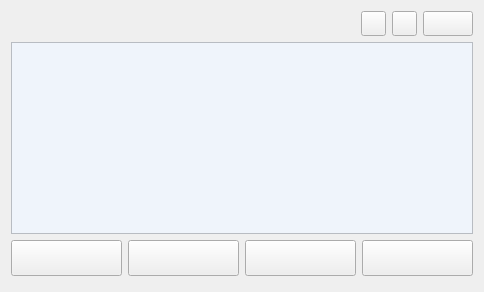
      <widget class="QWidget" name="tab_observation">
       <attribute name="title">
        <string>Observations</string>
       </attribute>
       <layout class="QVBoxLayout" name="verticalLayout_3">
        <item>
         <layout class="QHBoxLayout" name="horizontalLayout_17">
          <item>
           <spacer name="horizontalSpacer_5">
            <property name="orientation">
             <enum>Qt::Horizontal</enum>
            </property>
            <property name="sizeType">
             <enum>QSizePolicy::Fixed</enum>
            </property>
            <property name="sizeHint" stdset="0">
             <size>
              <width>350</width>
              <height>20</height>
             </size>
            </property>
           </spacer>
          </item>
          <item>
           <widget class="QPushButton" name="btnAddObservation">
            <property name="enabled">
             <bool>true</bool>
            </property>
            <property name="sizePolicy">
             <sizepolicy hsizetype="Fixed" vsizetype="Fixed">
              <horstretch>0</horstretch>
              <verstretch>0</verstretch>
             </sizepolicy>
            </property>
            <property name="minimumSize">
             <size>
              <width>25</width>
              <height>25</height>
             </size>
            </property>
            <property name="maximumSize">
             <size>
              <width>25</width>
              <height>25</height>
             </size>
            </property>
            <property name="toolTip">
             <string>Ajout d'une observation</string>
            </property>
            <property name="text">
             <string/>
            </property>
            <property name="icon">
             <iconset resource="resourcesGeolimi.qrc">
              <normaloff>:/plugins/geolimi/icons/list-add.png</normaloff>:/plugins/geolimi/icons/list-add.png</iconset>
            </property>
           </widget>
          </item>
          <item>
           <widget class="QPushButton" name="btnDeleteObservation">
            <property name="enabled">
             <bool>true</bool>
            </property>
            <property name="sizePolicy">
             <sizepolicy hsizetype="Fixed" vsizetype="Fixed">
              <horstretch>0</horstretch>
              <verstretch>0</verstretch>
             </sizepolicy>
            </property>
            <property name="minimumSize">
             <size>
              <width>25</width>
              <height>25</height>
             </size>
            </property>
            <property name="maximumSize">
             <size>
              <width>25</width>
              <height>25</height>
             </size>
            </property>
            <property name="toolTip">
             <string>Suppression d'une observation</string>
            </property>
            <property name="text">
             <string/>
            </property>
            <property name="icon">
             <iconset resource="resourcesGeolimi.qrc">
              <normaloff>:/plugins/geolimi/icons/list-remove.png</normaloff>:/plugins/geolimi/icons/list-remove.png</iconset>
            </property>
           </widget>
          </item>
          <item>
           <widget class="QPushButton" name="btnEditObservation">
            <property name="enabled">
             <bool>true</bool>
            </property>
            <property name="sizePolicy">
             <sizepolicy hsizetype="Fixed" vsizetype="Fixed">
              <horstretch>0</horstretch>
              <verstretch>0</verstretch>
             </sizepolicy>
            </property>
            <property name="minimumSize">
             <size>
              <width>50</width>
              <height>25</height>
             </size>
            </property>
            <property name="maximumSize">
             <size>
              <width>25</width>
              <height>25</height>
             </size>
            </property>
            <property name="toolTip">
             <string>Modification d'une observation</string>
            </property>
            <property name="text">
             <string/>
            </property>
            <property name="icon">
             <iconset resource="resourcesGeolimi.qrc">
              <normaloff>:/plugins/geolimi/icons/edition.png</normaloff>:/plugins/geolimi/icons/edition.png</iconset>
            </property>
           </widget>
          </item>
         </layout>
        </item>
        <item>
         <widget class="QTableView" name="tv_observation">
          <property name="styleSheet">
           <string notr="true">background-color: rgb(239, 244, 251);</string>
          </property>
          <property name="editTriggers">
           <set>QAbstractItemView::NoEditTriggers</set>
          </property>
          <property name="selectionMode">
           <enum>QAbstractItemView::SingleSelection</enum>
          </property>
          <property name="selectionBehavior">
           <enum>QAbstractItemView::SelectRows</enum>
          </property>
         </widget>
        </item>
        <item>
         <layout class="QHBoxLayout" name="horizontalLayout_11">
          <property name="leftMargin">
           <number>0</number>
          </property>
          <property name="rightMargin">
           <number>0</number>
          </property>
          <property name="bottomMargin">
           <number>5</number>
          </property>
          <item>
           <widget class="QPushButton" name="btnCentrer">
            <property name="enabled">
             <bool>true</bool>
            </property>
            <property name="minimumSize">
             <size>
              <width>0</width>
              <height>36</height>
             </size>
            </property>
            <property name="toolTip">
             <string>Centrer sur l'observation</string>
            </property>
            <property name="text">
             <string/>
            </property>
            <property name="icon">
             <iconset resource="resourcesGeolimi.qrc">
              <normaloff>:/plugins/geolimi/icons/centrer.png</normaloff>:/plugins/geolimi/icons/centrer.png</iconset>
            </property>
           </widget>
          </item>
          <item>
           <widget class="QPushButton" name="btnZoomer">
            <property name="enabled">
             <bool>true</bool>
            </property>
            <property name="minimumSize">
             <size>
              <width>0</width>
              <height>36</height>
             </size>
            </property>
            <property name="toolTip">
             <string>Zoomer sur l'observation</string>
            </property>
            <property name="text">
             <string/>
            </property>
            <property name="icon">
             <iconset resource="resourcesGeolimi.qrc">
              <normaloff>:/plugins/geolimi/icons/zoom.png</normaloff>:/plugins/geolimi/icons/zoom.png</iconset>
            </property>
           </widget>
          </item>
          <item>
           <widget class="QPushButton" name="btnSelectionner">
            <property name="enabled">
             <bool>true</bool>
            </property>
            <property name="minimumSize">
             <size>
              <width>0</width>
              <height>36</height>
             </size>
            </property>
            <property name="toolTip">
             <string>Sélectionner l'observation</string>
            </property>
            <property name="text">
             <string/>
            </property>
            <property name="icon">
             <iconset resource="resourcesGeolimi.qrc">
              <normaloff>:/plugins/geolimi/icons/select.png</normaloff>:/plugins/geolimi/icons/select.png</iconset>
            </property>
           </widget>
          </item>
          <item>
           <widget class="QPushButton" name="btnZoomerSelectionner">
            <property name="enabled">
             <bool>true</bool>
            </property>
            <property name="minimumSize">
             <size>
              <width>0</width>
              <height>36</height>
             </size>
            </property>
            <property name="toolTip">
             <string>Zoomer sur l'observation et sélectionner</string>
            </property>
            <property name="text">
             <string/>
            </property>
            <property name="icon">
             <iconset resource="resourcesGeolimi.qrc">
              <normaloff>:/plugins/geolimi/icons/zoom_select.png</normaloff>:/plugins/geolimi/icons/zoom_select.png</iconset>
            </property>
            <property name="iconSize">
             <size>
              <width>32</width>
              <height>16</height>
             </size>
            </property>
           </widget>
          </item>
         </layout>
        </item>
       </layout>
      </widget>
